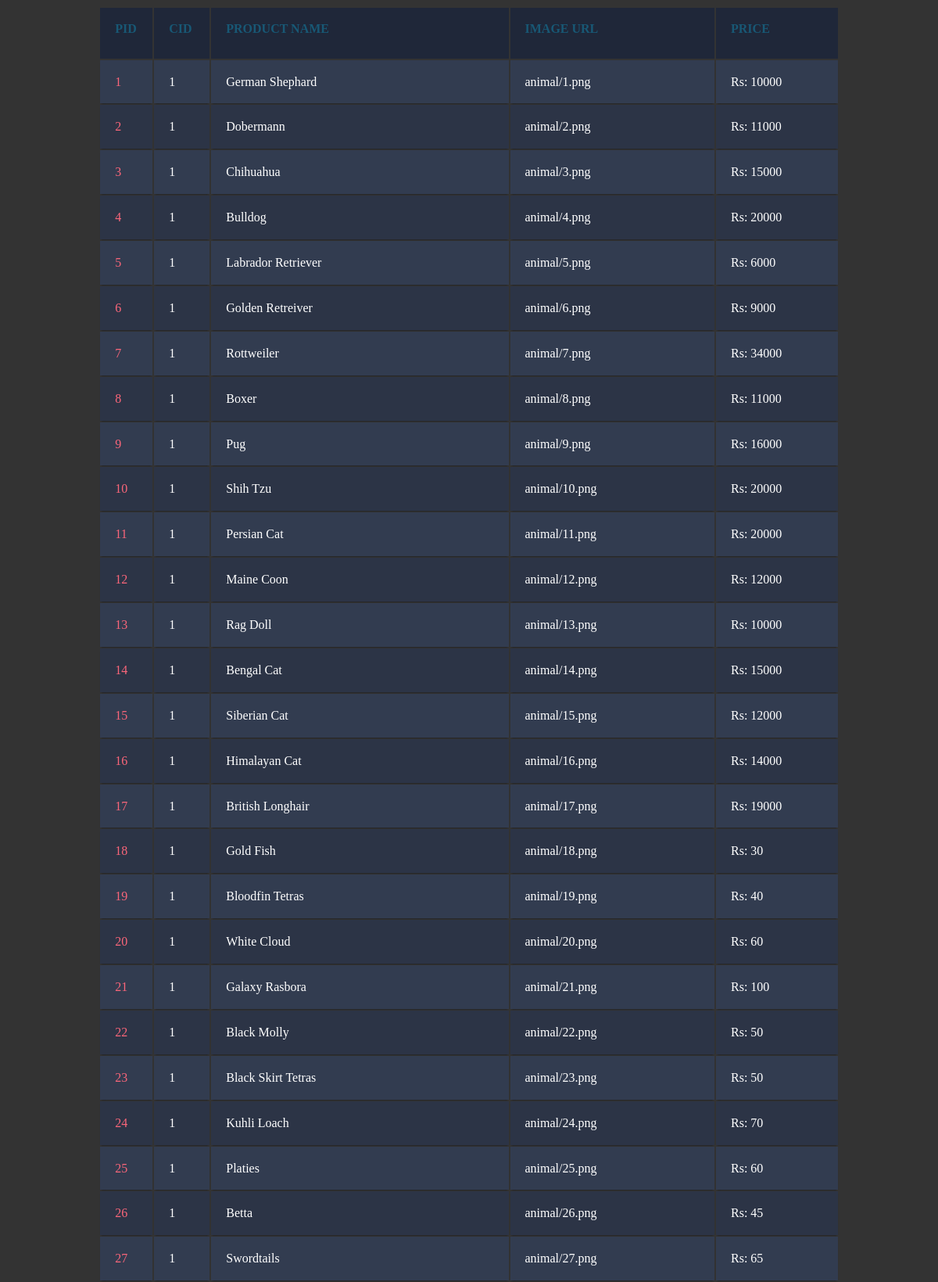
Page /adminview.php (upper part) on the committed database.
### tables this page shows
CREATE TABLE IF NOT EXISTS `product` (
  `pid` int(255) NOT NULL AUTO_INCREMENT,
  `cid` int(255) NOT NULL,
  `product_name` varchar(255) NOT NULL,
  `image` varchar(255) NOT NULL,
  `price` int(255) NOT NULL,
  PRIMARY KEY (`pid`)
);

### adminview.php (the view, shortened to what this page needs)
<?php include('connection.php'); ?>
<body style="background:#333">
<table class="container">
	<thead>
		<tr>
			<th><h1>PID</h1></th>
			<th><h1>CID</h1></th>
			<th><h1>PRODUCT NAME</h1></th>
			<th><h1>IMAGE URL</h1></th>
            <th><h1>PRICE</h1></th>
		</tr>
	</thead>
	<tbody>
        <?php
 $sql = "SELECT  * FROM product";
$result =mysqli_query($conn,$sql);
if (mysqli_num_rows($result) > 0) {
while($row = mysqli_fetch_assoc($result)) {
		?><tr>
        <?php  echo "<td>".$row["pid"]."</td><td>".$row["cid"]."</td><td>".$row["product_name"]."</td><td>".$row["image"]."</td><td>Rs: ".$row['price']."</td>"; ?></tr><?php
}
}
?>
	</tbody>
</table>
    </body>

### adminview.php (style rules this page uses)
body { font-family: 'Open Sans', sans-serif; font-weight: 300; line-height: 1.42em; color:#A7A1AE; background: black; background-color:#1F2739; }
h1 { font-size:3em; font-weight: 300; line-height:1em; text-align: center; color: #4DC3FA; }
.container th h1 { font-weight: bold; font-size: 1em; text-align: left; color: #185875; }
.container td { color: white; font-weight: normal; font-size: 1em; -webkit-box-shadow: 0 2px 2px -2px #0E1119; -moz-box-shadow: 0 2px 2px -2px #0E1119; box-shadow: 0 2px 2px -2px #0E1119; }
.container { text-align: left; overflow: hidden; width: 80%; margin: 0 auto; display: table; padding: 0 0 8em 0; }
.container td, .container th { padding-bottom: 2%; padding-top: 2%; padding-left:2%; }
.container tr:nth-child(odd) { background-color: #323C50; }
.container tr:nth-child(even) { background-color: #2C3446; }
.container th { background-color: #1F2739; }
.container td:first-child { color: #FB667A; }

### rows in the picture
product: pid "1", cid "1", product_name "German Shephard", image "animal/1.png", price "10000"
product: pid "2", cid "1", product_name "Dobermann", image "animal/2.png", price "11000"
product: pid "3", cid "1", product_name "Chihuahua", image "animal/3.png", price "15000"
product: pid "4", cid "1", product_name "Bulldog", image "animal/4.png", price "20000"
product: pid "5", cid "1", product_name "Labrador Retriever", image "animal/5.png", price "6000"
product: pid "6", cid "1", product_name "Golden Retreiver", image "animal/6.png", price "9000"
product: pid "7", cid "1", product_name "Rottweiler", image "animal/7.png", price "34000"
product: pid "8", cid "1", product_name "Boxer", image "animal/8.png", price "11000"
product: pid "9", cid "1", product_name "Pug", image "animal/9.png", price "16000"
product: pid "10", cid "1", product_name "Shih Tzu", image "animal/10.png", price "20000"
product: pid "11", cid "1", product_name "Persian Cat", image "animal/11.png", price "20000"
product: pid "12", cid "1", product_name "Maine Coon", image "animal/12.png", price "12000"
product: pid "13", cid "1", product_name "Rag Doll", image "animal/13.png", price "10000"
product: pid "14", cid "1", product_name "Bengal Cat", image "animal/14.png", price "15000"
product: pid "15", cid "1", product_name "Siberian Cat", image "animal/15.png", price "12000"
product: pid "16", cid "1", product_name "Himalayan Cat", image "animal/16.png", price "14000"
product: pid "17", cid "1", product_name "British Longhair", image "animal/17.png", price "19000"
product: pid "18", cid "1", product_name "Gold Fish", image "animal/18.png", price "30"
product: pid "19", cid "1", product_name "Bloodfin Tetras", image "animal/19.png", price "40"
product: pid "20", cid "1", product_name "White Cloud", image "animal/20.png", price "60"
product: pid "21", cid "1", product_name "Galaxy Rasbora", image "animal/21.png", price "100"
product: pid "22", cid "1", product_name "Black Molly", image "animal/22.png", price "50"
product: pid "23", cid "1", product_name "Black Skirt Tetras", image "animal/23.png", price "50"
product: pid "24", cid "1", product_name "Kuhli Loach", image "animal/24.png", price "70"
product: pid "25", cid "1", product_name "Platies", image "animal/25.png", price "60"
product: pid "26", cid "1", product_name "Betta", image "animal/26.png", price "45"
product: pid "27", cid "1", product_name "Swordtails", image "animal/27.png", price "65"
